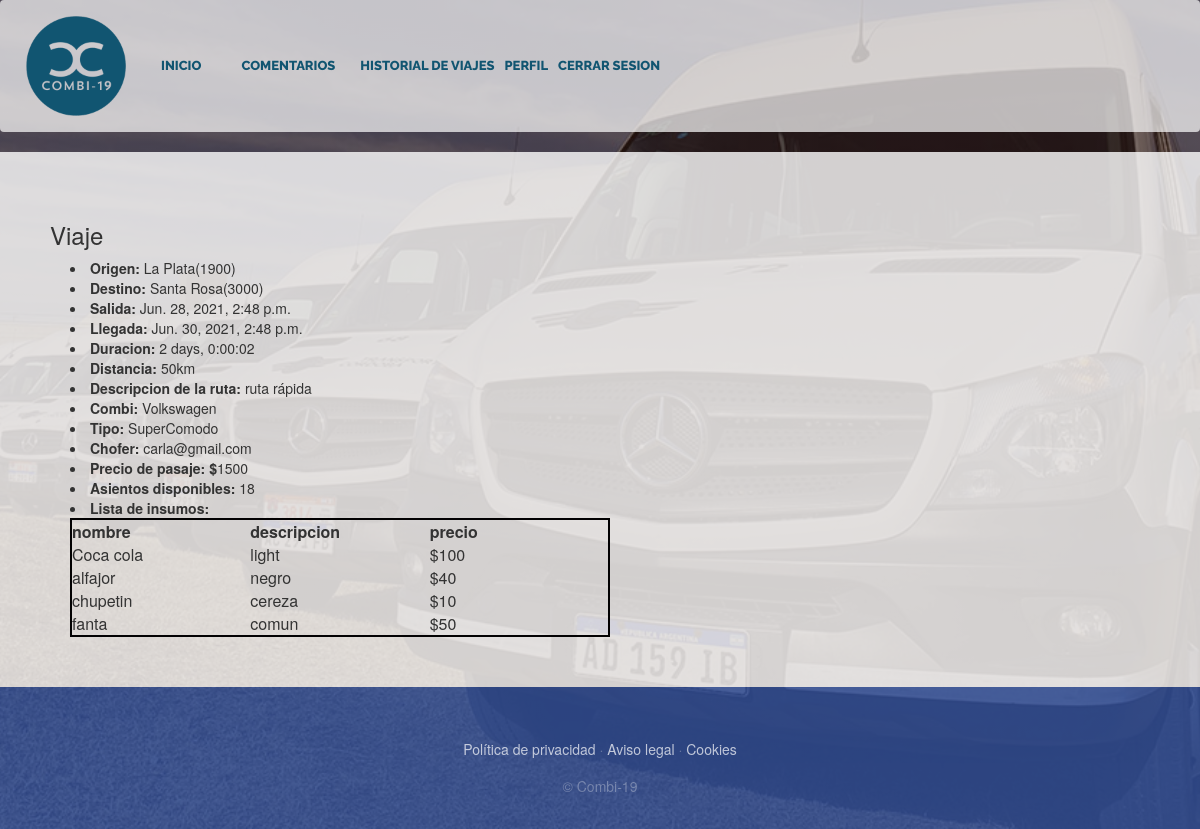
The page /infoViaje/15 (signed in) on the database as committed earlier.
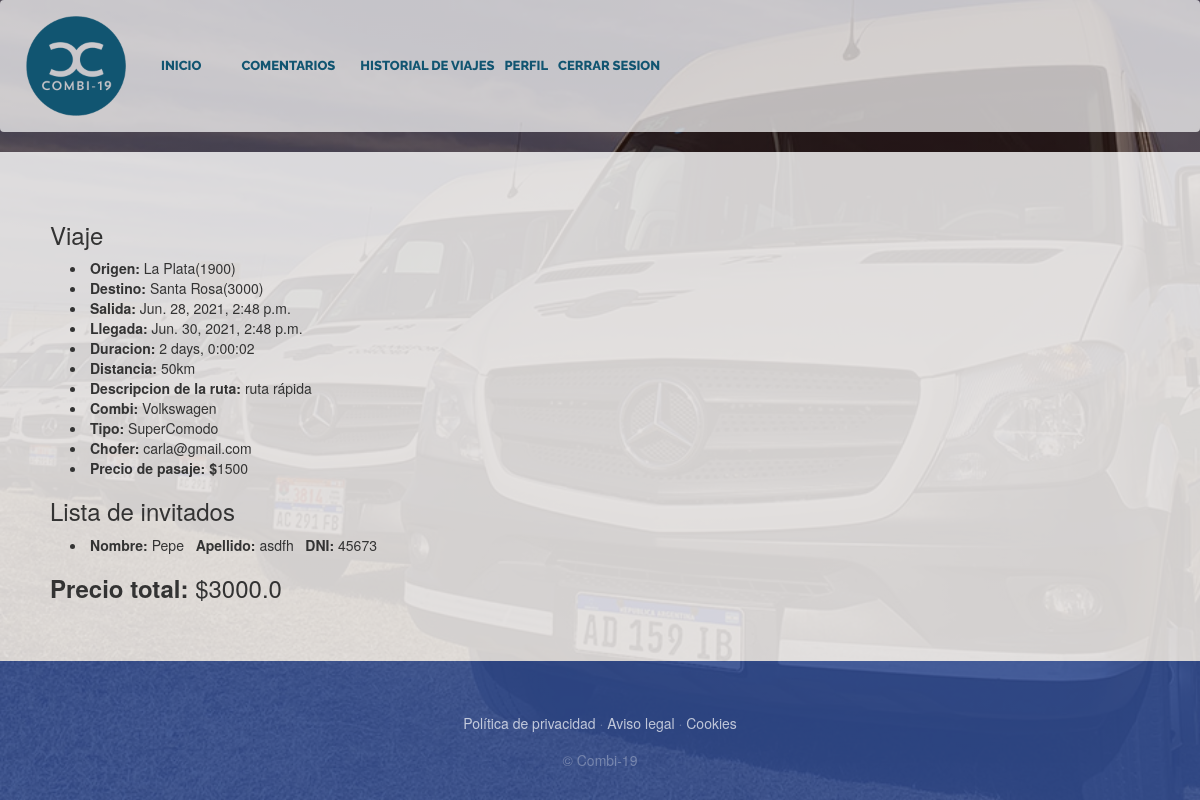
The same page on the database as committed later.
### PaginaDePruebaApp/models.py (models this page shows, shortened)
class Viaje(models.Model):
    enCurso=models.BooleanField(default=False, verbose_name="Viaje iniciado")
    finalizado=models.BooleanField(default=False, verbose_name="Viaje finalizado")
    insumo = models.ManyToManyField(Insumo, verbose_name="Lista de insumos", blank=True)
    combi = models.ForeignKey(Combi, verbose_name="Lista de combis",on_delete=models.PROTECT)
    ruta = models.ForeignKey(Ruta, verbose_name="ruta",on_delete=models.PROTECT)
    fechaSalida=models.DateTimeField()
    fechaLlegada=models.DateTimeField()
    duracion=models.CharField(max_length=20, default='')
    asientosDisponibles=models.PositiveIntegerField()
    precio=models.PositiveIntegerField()
    imprevisto=models.ForeignKey(Imprevisto,null= True,blank=True,on_delete=models.SET_NULL)
    class Meta:
        verbose_name="Viaje"
        verbose_name_plural="Viajes"

class Insumo(models.Model):
    nombre=models.CharField(max_length=30, unique=True, primary_key=True)
    descripcion=models.CharField(max_length=50) #esto sería opcional
    precio=models.PositiveIntegerField()
    stock=models.PositiveIntegerField(default=0)
    class Meta:
        verbose_name="Insumo"
        verbose_name_plural="Insumos"

class Ruta(models.Model):
    id = models.AutoField(primary_key=True)
    origen = models.ForeignKey(Lugar, on_delete= models.PROTECT,related_name = 'rutaOrigen')
    destino = models.ForeignKey(Lugar, on_delete= models.PROTECT, related_name = 'rutaDestino')
    distancia=models.PositiveIntegerField() #distancia en km
    descripcion = models.CharField(max_length=50, blank=False)
    class Meta:
        unique_together=('origen','destino','descripcion')  ## hace que no puede haber otra ruta con estos 3 campos iguales
        verbose_name="Ruta"
        verbose_name_plural="Rutas"

class Lugar(models.Model):
    nombre=models.CharField(max_length=30)
    codigoPostal=models.IntegerField(unique=True, primary_key=True)
    def __str__(self):
        return "{0}({1})".format(self.nombre, self.codigoPostal)
    class Meta:
        verbose_name="Lugar"
        verbose_name_plural="Lugares"

class Combi(models.Model):
    TIPO = (
        ('Comodo', 'Cómodo'),
        ('SuperComodo', 'Súper Comodo'),
    )
    modelo=models.CharField(max_length=30)
    cantAsientos= models.PositiveIntegerField(default=0)
    patente = models.CharField(max_length=20, unique=True)
    chofer = models.OneToOneField(Chofer, on_delete= models.PROTECT)
    tipo=models.CharField(max_length=11,choices=TIPO, default='Comodo')
    class Meta:
        verbose_name="Combi"
        verbose_name_plural="Combis"

class Chofer(models.Model):
    user=models.OneToOneField(User, on_delete=models.CASCADE, primary_key=True)
    telefono= models.PositiveIntegerField(null= True,blank= False, max_length=10)
    def __str__(self):
        return self.user.email
    class Meta:
        verbose_name="Chofer"
        verbose_name_plural="Choferes"

class User(AbstractUser):
    username=None
    email=models.EmailField(_('email address'), unique=True)
    USERNAME_FIELD='email'
    REQUIRED_FIELDS = []
    objects=CustomUserManager()
    esCliente=models.BooleanField(default=False)
    esChofer=models.BooleanField(default=False)
    class Meta:
        verbose_name="Usuario"
        verbose_name_plural="Usuarios"

class Invitado(models.Model):
    nombre=models.CharField(max_length=30)
    apellido=models.CharField(max_length=30)
    dni=models.IntegerField()
    suspendido=models.BooleanField(default=False)
    testRealizado=models.BooleanField(default=False)

class Compra(models.Model):
    fechaCompra=models.DateTimeField(auto_now_add=True)
    total=models.FloatField()
    viaje = models.ForeignKey(Viaje, on_delete= models.CASCADE)
    user = models.ForeignKey(Cliente, on_delete= models.CASCADE)
    insumos = models.ManyToManyField(Insumo,default=None,null=True,through='CantidadInsumo')
    comentario=models.OneToOneField(Comentario,on_delete=models.SET_NULL,default=None,null=True)
    invitados=models.ManyToManyField(Invitado,default=None,null=True)
    pendiente=models.BooleanField(default=False)
    cancelado=models.BooleanField(default=False)
    class Meta:
        verbose_name="Compra"
        verbose_name_plural="Compras"

### PaginaDePruebaApp/views.py (the view)
# urls.py: path('infoViaje/<int:id_viaje>', views.infoViaje, name= "infoViaje"),
def infoViaje(request, id_viaje):
    viaje = Viaje.objects.get(pk=id_viaje)
    viajeInsumosQuery=Viaje.insumo.through.objects.filter(viaje_id=id_viaje)
    insumos=list(Insumo.objects.get(pk=viajeInsumo.insumo_id) for viajeInsumo in viajeInsumosQuery)
    if request.user.is_authenticated:
        compras = Compra.objects.filter(viaje__id__icontains=id_viaje, user__user__id__icontains=request.user.id)
        if compras:
            for compra in compras:
                if not compra.cancelado:
                    insumosComprados=getInsumosCompra(compra.id)
                    insumosCompradosConCantidad=getInsumosConCantidad(insumosComprados,compra)
                    invitados=getInvitadosCompra(compra.id)
                    return render(request,"PaginaDePruebaApp/infoViaje.html",{"viaje": viaje,"insumos":insumos,"compra":compra,"invitados":invitados,"insumosCompradosConCantidad":insumosCompradosConCantidad})
                return render(request,"PaginaDePruebaApp/infoViaje.html",{"viaje": viaje,"insumos":insumos,"compra":compra})
    return render(request,"PaginaDePruebaApp/infoViaje.html",{"viaje": viaje,"insumos":insumos})

### PaginaDePruebaApp/views.py (called while the page is built)
def getInvitadosCompra(id_compra):
    compraInvitadosQuery=Compra.invitados.through.objects.filter(compra_id=id_compra)
    id_invitados=compraInvitadosQuery.values_list('invitado_id')
    invitadosQuery=Invitado.objects.filter(pk__in=id_invitados)
    return list(invitado for invitado in invitadosQuery)

def getInsumosCompra(id_compra):
    compraInsumosQuery=Compra.insumos.through.objects.filter(compra_id=id_compra)
    id_insumos=compraInsumosQuery.values_list('insumo_id')
    insumosQuery=Insumo.objects.filter(pk__in=id_insumos)
    return list(insumo for insumo in insumosQuery)

def getInsumosConCantidad(listaInsumos,compra):
    insumosCantidadQuery=CantidadInsumo.objects.filter(compra_id=compra.id,insumo__in=listaInsumos)
    listaCantidades=list(cantInsumo.cantidad for cantInsumo in insumosCantidadQuery)
    return list(zip(listaInsumos,listaCantidades))

### PaginaDePruebaApp/templates/PaginaDePruebaApp/infoViaje.html (shortened to what this page needs)
{% extends "PaginaDePruebaApp/base.html" %}
{% load static %}
{% block content %}
<div style="background-color: rgba(255, 255, 255,0.8); padding:50px">
    <h3>Viaje</h3>
    <li style="margin-left: 20px;"><b>Origen: </b>{{viaje.ruta.origen}}</li>
    <li style="margin-left: 20px;"><b>Destino: </b>{{viaje.ruta.destino}}</li>
    <li style="margin-left: 20px;"><b>Salida: </b>{{viaje.fechaSalida}}</li>
    <li style="margin-left: 20px;"><b>Llegada: </b>{{viaje.fechaLlegada}}</li>
    <li style="margin-left: 20px;"><b>Duracion: </b>{{viaje.duracion}}</li>
    <li style="margin-left: 20px;"><b>Distancia: </b>{{viaje.ruta.distancia}}<text>km</text></li>
    <li style="margin-left: 20px;"><b>Descripcion de la ruta: </b>{{viaje.ruta.descripcion}}</li>
    <li style="margin-left: 20px;"><b>Combi: </b>{{viaje.combi.modelo}}</li>
    <li style="margin-left: 20px;"><b>Tipo: </b>{{viaje.combi.tipo}}</li>
    <li style="margin-left: 20px;"><b>Chofer: </b>{{viaje.combi.chofer}}</li>
    <li style="margin-left: 20px;"><b>Precio de pasaje: $</b>{{viaje.precio}}</li>
    {% if not compra %}
    <li style="margin-left: 20px;"><b>Asientos disponibles: </b>{{viaje.asientosDisponibles}}</li>
    <li style="margin-left: 20px;"><b>Lista de insumos:</b>
        <div>
            <table id=tabla-insumos>
            <thead>
                <tr>
                    <th>nombre</th>
                    <th>descripcion</th>
                    <th>precio</th>
                </tr>
            </thead>
            <tbody>
            {% for insumo in insumos %}
                <tr>
                    <td>{{insumo.nombre}}</td>
                    <td>{{insumo.descripcion}}</td>
                    <td>${{insumo.precio}}</td>
                </tr>
            {% endfor %}
            </tbody>
            </table>
        </div>
    </li>
    {% else %}
        {% if not compra.cancelado %}
            <div id="invitados">
                {% if invitados %}
                    <h3>Lista de invitados</h3>
                    {% for invitado in invitados %}
                        <li style="margin-left: 20px;">
                            <b>Nombre: </b>{{invitado.nombre}} &nbsp; <b>Apellido: </b>{{invitado.apellido}} &nbsp; <b>DNI: </b>{{invitado.dni}} &nbsp;
                        </li>
                    {% endfor %}
                {% endif %}
            </div>
            <h3 ><b> Precio total: </b>${{compra.total}}</h3>
        {% endif %}
    {% endif %}
</div>
{% endblock %}

Rows that differ between the two databases and show on the page:
no longer on this page (row unchanged): Insumo: nombre "Coca cola", descripcion "light", precio "100"
no longer on this page (row unchanged): Insumo: nombre "alfajor", descripcion "negro", precio "40"
no longer on this page (row unchanged): Insumo: nombre "chupetin", descripcion "cereza", precio "10"
no longer on this page (row unchanged): Insumo: nombre "fanta", descripcion "comun", precio "50"
changed Viaje "Santa Rosa(3000)": asientosDisponibles "18" → (not shown)
added Invitado: nombre "Pepe", apellido "asdfh", dni "45673"
added Compra: total "3000.0"
Other text that changed with them:
text no longer shown: "Asientos disponibles: Lista de insumos: nombre descripcion precio"
text now shown: "Lista de invitados Precio total: $"
